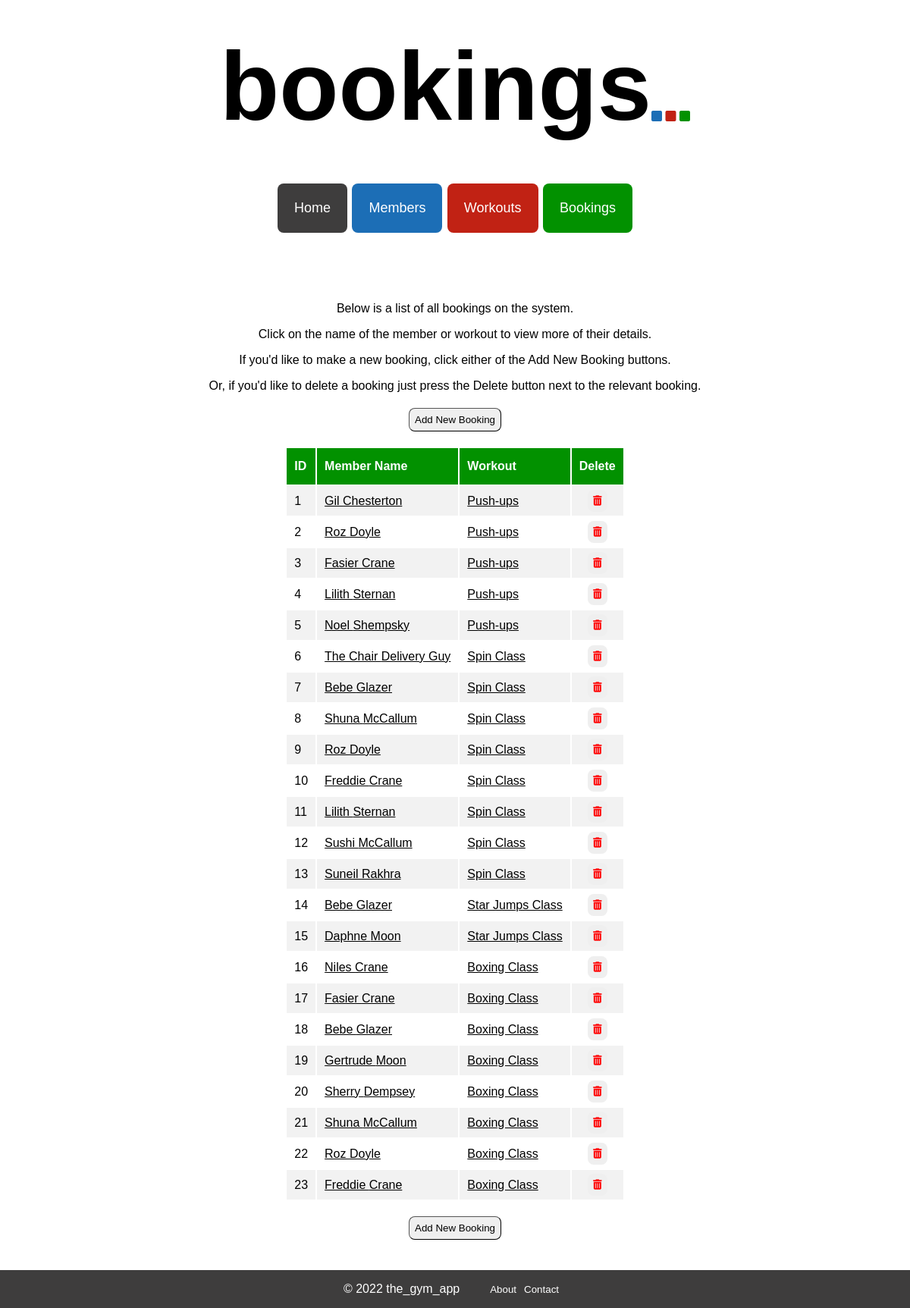
Screenshot of /bookings with the database file from the repository.
### tables this page shows
CREATE TABLE members (
    id INTEGER PRIMARY KEY AUTOINCREMENT,
    first_name VARCHAR,
    last_name VARCHAR,
    dob DATE,
    active BOOLEAN
);

CREATE TABLE workouts (
    id INTEGER PRIMARY KEY AUTOINCREMENT,
    name VARCHAR,
    date DATE,
    description TEXT,
    duration INTEGER,
    capacity INTEGER,
    capacity_filled INTEGER,
    active BOOLEAN
);

### controllers/booking_controller.py (the view)
@bookings_blueprint.route("/bookings")
def bookings():
    route_name = "bookings"
    bookings = booking_repository.select_all()
    return render_template("bookings/index.html", route_name=route_name, bookings=bookings)

### db/run_sql.py (called while the page is built)
def get_db():
    path = os.path.dirname(os.path.abspath(__file__))
    db = os.path.join(path, "gym_db.db")
    conn = sqlite3.connect(db)
    conn.execute("PRAGMA foreign_keys = 1")
    conn.row_factory = sqlite3.Row
    return conn

def run_sql(sql, values = []):
    db = get_db()
    cursor = db.cursor()
    cursor.execute(sql, values)
    results = cursor.fetchall()
    db.commit()
    db.close()
    return results

### repositories/booking_repository.py (called while the page is built)
def select_all():
    bookings = []
    sql = "SELECT * FROM bookings"
    results = run_sql(sql)
    for row in results:
        member = member_repository.select(row['member_id'])
        workout = workout_repository.select(row['workout_id'])
        booking = Booking(member, workout, row['id'])
        bookings.append(booking)
    return bookings

### repositories/member_repository.py (called while the page is built)
def select(id):
    member = None
    sql = "SELECT * FROM members WHERE id = ?"
    values = [id]
    result = run_sql(sql, values)[0]
    if result is not None:
        active = True if result['active'] == 1 else False
        member = Member(result['first_name'], result['last_name'], result['dob'], active, result['id'])
    return member

### repositories/workout_repository.py (called while the page is built)
def select(id):
    workout = None
    sql = "SELECT * FROM workouts where id = ?"
    values = [id]
    result = run_sql(sql, values)[0]
    if result is not None:
        active = True if result['active'] == 1 else False
        workout = Workout(result['name'], result['date'], result['description'], result['duration'], result['capacity'], result['capacity_filled'], active, result['id'])
    return workout

### templates/bookings/index.html
{% extends 'base.html'%}
{% block content %}
<div class="index_page_container">
    <p>Below is a list of all bookings on the system.</p>
    <p>Click on the name of the member or workout to view more of their details.</p>
    <p>If you'd like to make a new booking, click either of the Add New Booking buttons.</p>
    <p>Or, if you'd like to delete a booking just press the Delete button next to the relevant booking.</p>
    <button class="index_page_button" id="index_page_top_button">
        <a class="index_page_link" href="/bookings/create">Add New Booking</a>
    </button>
    <table class="index_table">
        <tr class="index_table_headers" id="index_table_headers_bookings">
            <th>ID</th>
            <th>Member Name</th>
            <th>Workout</th>
            <th>Delete</th>
        </tr>
        {% for booking in bookings %}
        <tr class="index_table_content">
        <td>{{booking.id}}</td>
        <td><a class="index_page_link" id="index_page_link_bookings" href="/members/{{booking.member.id}}">{{booking.member.first_name}} {{booking.member.last_name}}</a></td>
        <td><a class="index_page_link" id="index_page_link_bookings" href="/workouts/{{booking.workout.id}}">{{booking.workout.name}}</a></td>
        <td class="delete_column">
            <form action="/bookings/{{booking.id}}/delete" method="POST">
                <button class="index_page_button" id="bookings_page_delete_button"><i class="fa-solid fa-trash-can" style="color: red"></i></button>
            </form>
        </td>
        {% endfor %}
    </table>
    <button class="index_page_button" id="index_page_bottom_button">
        <a class="index_page_link" href="/bookings/create">Add New Booking</a>
    </button>
</div>
{% endblock %}

### static/style.css (style rules this page uses)
body { font-family: Verdana, Geneva, Tahoma, sans-serif; min-height: 100%; margin: 0; padding: 0; }

### static/index_pages.css (style rules this page uses)
.index_page_container { display: flex; flex-direction: column; align-items: center; justify-content: center; margin: 40px auto; }
.index_page_container > p { margin-bottom: 0px; }
.index_table { width: auto; text-align: left; }
.index_table_headers { background-color: #1c6eb6; color: white; }
#index_table_headers_bookings { background-color: #029100; }
.index_table_headers > th { padding: 15px 10px; }
.index_table_content > td { padding: 5px 10px; }
.index_table_content:nth-child(even) { background-color: #f2f2f2; }
.delete_column { text-align: center; }
.index_page_button { padding: 7px; border-radius: 8px; border-width: 1px; }
.index_page_link { color: #000000; text-decoration: none; }
#index_page_link_bookings { text-decoration: underline; }
#index_page_top_button { margin-top: 20px; margin-bottom: 20px; }
#index_page_bottom_button { margin-top: 20px; }
#bookings_page_delete_button { border-style: none; }

### rows the page displays
members: member.first_name "Gil", member.last_name "Chesterton"
workouts: workout.name "Push-ups" "Push-ups" "Push-ups" "Push-ups" "Push-ups"
members: member.first_name "Roz" "Roz" "Roz", member.last_name "Doyle" "Doyle" "Doyle"
members: member.first_name "Fasier" "Fasier", member.last_name "Crane" "Crane"
members: member.first_name "Lilith" "Lilith", member.last_name "Sternan" "Sternan"
members: member.first_name "Noel", member.last_name "Shempsky"
members: member.first_name "The Chair", member.last_name "Delivery Guy"
workouts: workout.name "Spin Class" "Spin Class" "Spin Class" "Spin Class" "Spin Class" "Spin Class" "Spin Class" "Spin Class"
members: member.first_name "Bebe" "Bebe" "Bebe", member.last_name "Glazer" "Glazer" "Glazer"
members: member.first_name "Shuna" "Shuna", member.last_name "McCallum" "McCallum"
members: member.first_name "Freddie" "Freddie", member.last_name "Crane" "Crane"
members: member.first_name "Sushi", member.last_name "McCallum"
members: member.first_name "Suneil", member.last_name "Rakhra"
workouts: workout.name "Star Jumps Class" "Star Jumps Class"
members: member.first_name "Daphne", member.last_name "Moon"
members: member.first_name "Niles", member.last_name "Crane"
workouts: workout.name "Boxing Class" "Boxing Class" "Boxing Class" "Boxing Class" "Boxing Class" "Boxing Class" "Boxing Class" "Boxing Class"
members: member.first_name "Gertrude", member.last_name "Moon"
members: member.first_name "Sherry", member.last_name "Dempsey"

### other values shown
{{ route_name }} "bookings"
{{ booking.id }} "1" "2" "3" "4" "5" "6" "7" "8" "9" "10" "11" "12" "13" "14" "15" "16" "17" "18" "19" "20" "21" "22" "23"
